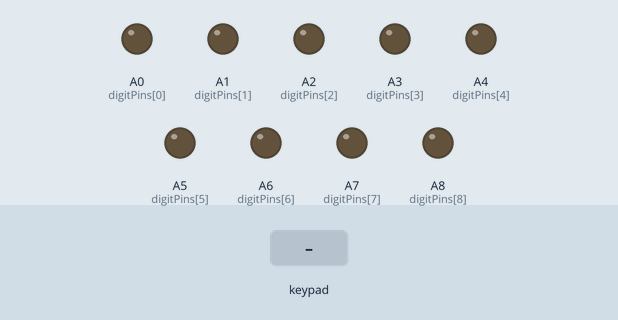
Simulated run of this sketch. Board: Arduino Mega 2560, built with avr-gcc and run on an emulated ATmega2560. On the bench: output pins drawn as LEDs (lit = HIGH). Inputs (shaded band) come from the test bench.

Above: at 1.2 s.
1.3 s: keypad keys 5 4 3 2 pressed 0.4 s apart
At 3.9 s:
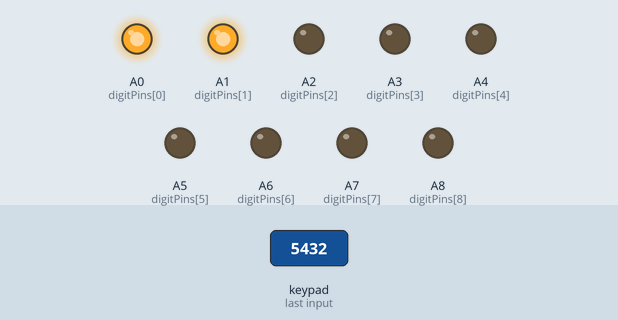
4.4 s: key '1' pressed
At 5.2 s:
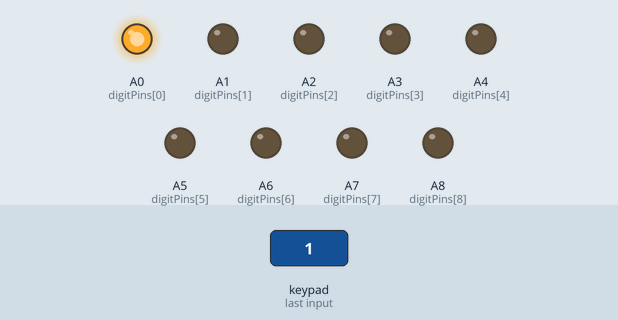
5.9 s: key '6' pressed
At 6.3 s:
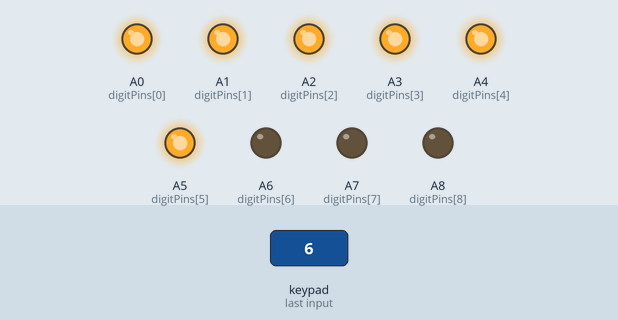
7.4 s: keypad keys 8 7 6 pressed 0.4 s apart
At 7.6 s:
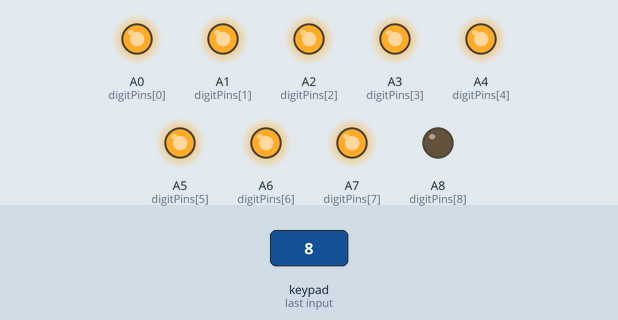
10.1 s: key '9' pressed
At 10.8 s:
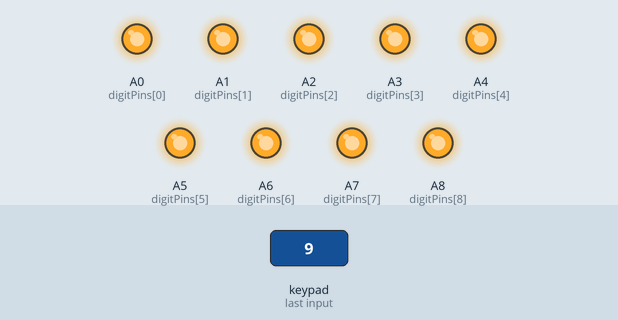
11.6 s: key '2' pressed
At 12.0 s:
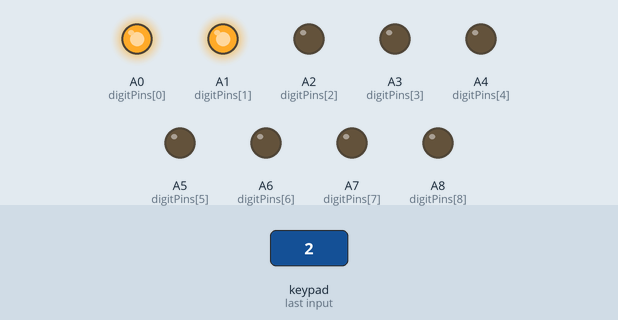
Timing chart, 0 to 14.1 s (numbered marks = the images above; inputs shaded):
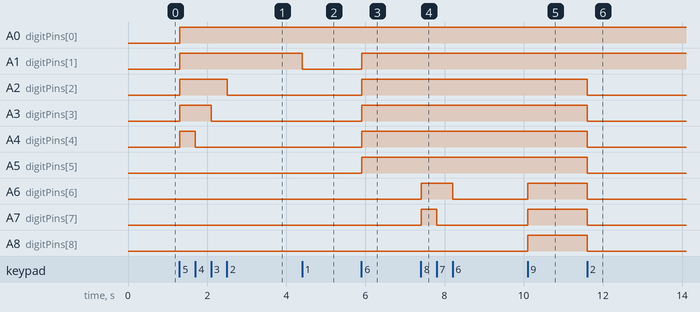

Measured:
- after the input at 1.3 s, A0 (digitPins[0]), A1 (digitPins[1]): LOW → HIGH at once; A2 (digitPins[2]): LOW → HIGH at once, → LOW 1.2 s later; A3 (digitPins[3]): LOW → HIGH at once, → LOW 0.80 s later; A4 (digitPins[4]): LOW → HIGH at once, → LOW 0.39 s later
- after the input at 4.4 s, A1 (digitPins[1]): HIGH → LOW at once
- after the input at 5.9 s, A1 (digitPins[1]), A2 (digitPins[2]), A3 (digitPins[3]), A4 (digitPins[4]), A5 (digitPins[5]): LOW → HIGH at once
- after the input at 7.4 s, A6 (digitPins[6]): LOW → HIGH at once, → LOW 0.80 s later; A7 (digitPins[7]): LOW → HIGH at once, → LOW 0.40 s later
- after the input at 10.1 s, A6 (digitPins[6]), A7 (digitPins[7]), A8 (digitPins[8]): LOW → HIGH at once
- after the input at 11.6 s, A2 (digitPins[2]), A3 (digitPins[3]), A4 (digitPins[4]), A5 (digitPins[5]), A6 (digitPins[6]), A7 (digitPins[7]), A8 (digitPins[8]): HIGH → LOW at once

The sketch:

Keypad.ino
```cpp
#include <Keypad.h>

// ############ Keypad setup
const byte ROWS = 4; //four rows
const byte COLS = 3; //three columns
char keys[ROWS][COLS] = {
  {'1','2','3'},
  {'4','5','6'},
  {'7','8','9'},
  {'*','0','#'}
};
byte rowPins[ROWS] = {5, 4, 3, 2}; //connect to the row pinouts of the keypad
byte colPins[COLS] = {8, 7, 6}; //connect to the column pinouts of the keypad

Keypad keypad = Keypad( makeKeymap(keys), rowPins, colPins, ROWS, COLS );
// ############

// ############ LED Function
uint8_t digitPins[] = {A0, A1, A2, A3, A4, A5, A6, A7, A8};

void reset() {
  for(int i = 0; i < 9; i++) {
    digitalWrite(digitPins[i], LOW);
  }
}

void power(int number) {
  reset();
  for(int i = 0; i < number; i++) {
    digitalWrite(digitPins[i], HIGH);
  }
}
// ############

void setup(){
  for(int i = 0; i < 9; i++) {
    pinMode(digitPins[i], OUTPUT);
  }
}

void loop(){
  char key = keypad.getKey();

  if (key){
    int input = key - '0';
    if (input >= 0 && input < 10) {
      power(input);
    } else {
      reset();
    }
  }
}
```
